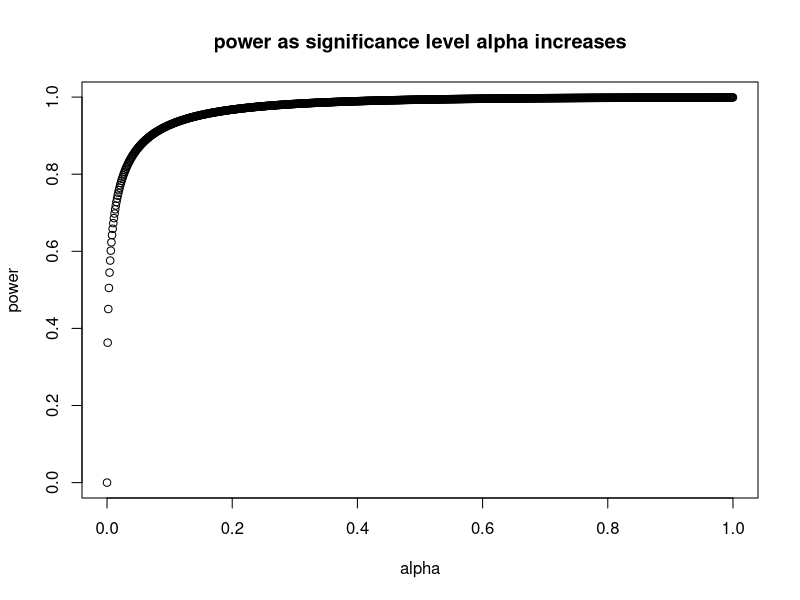
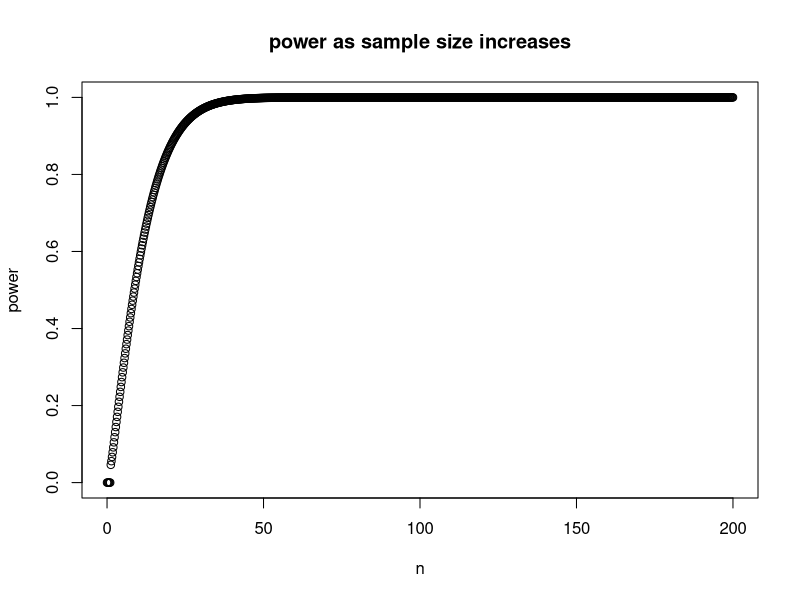
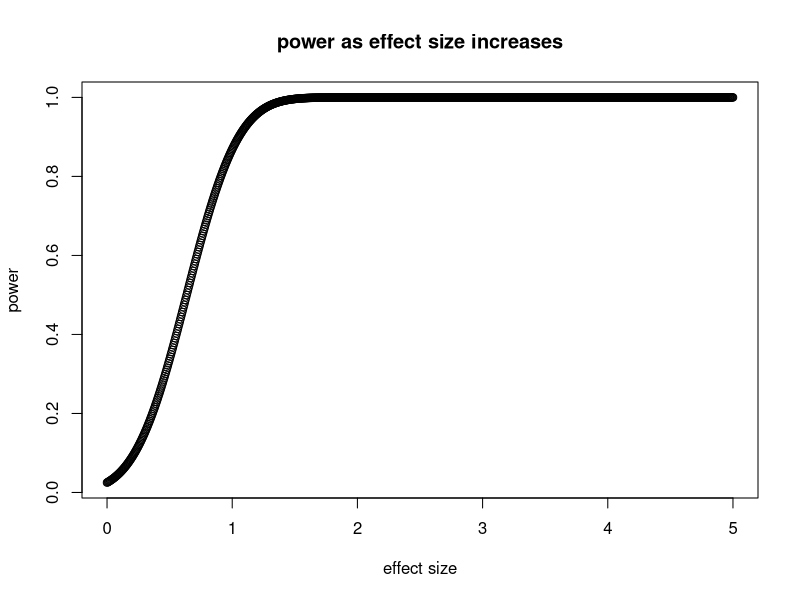
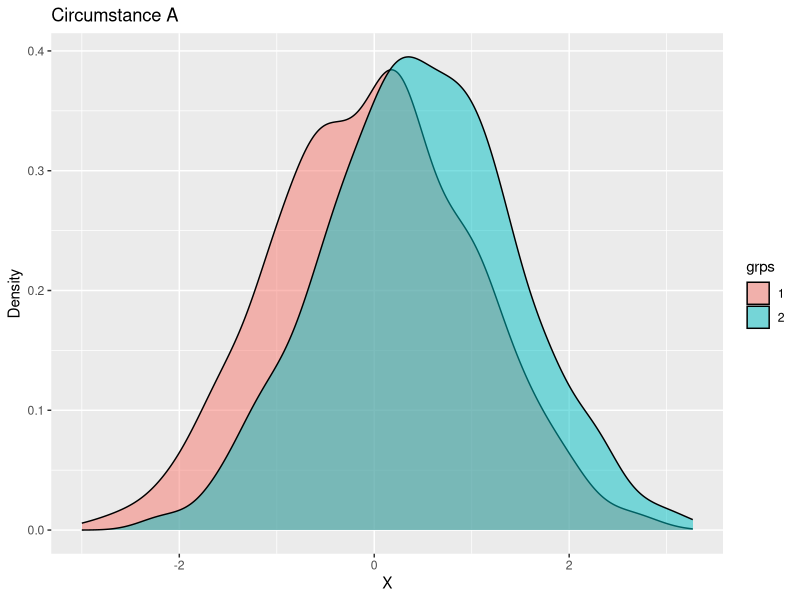
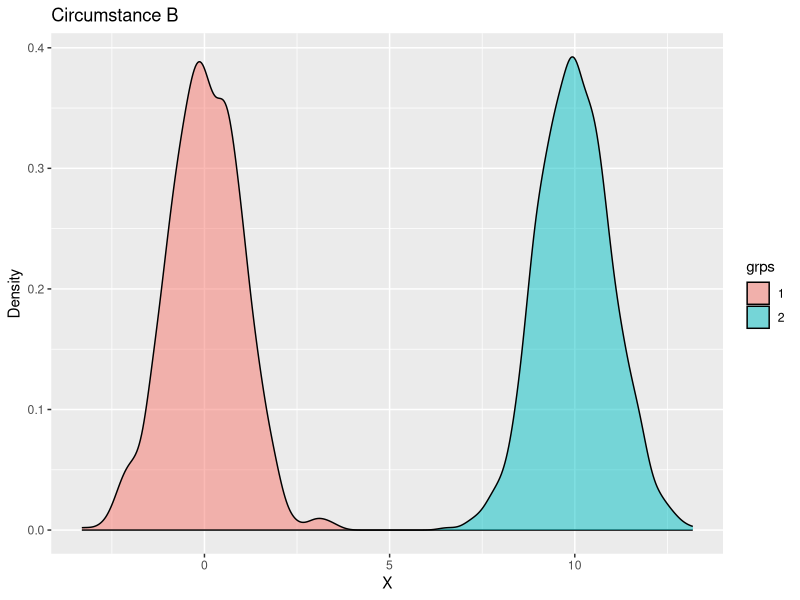

Write the R code that produced these figures, in order.
## ---- chunk 1
numdf <- data.frame(
  inp <- seq(0,1, length=1000)
)

diff <- 10
sd <- sqrt(100)
effect <- diff/sd

numdf$yy <- (power.t.test(n=20, d = effect, sig.level = numdf$inp, power = NULL, type = "two.sample"))$power

plot(numdf$inp, numdf$yy,ylab="power",xlab="alpha", main="power as significance level alpha increases", )
## ---- chunk 2
numdf <- data.frame(
  inp <- seq(0,200, length=1000)
)

diff <- 10
sd <- sqrt(100)
effect <- diff/sd

numdf$yy <- (power.t.test(n=numdf$inp, d = effect, sig.level = 0.05, power = NULL, type = "two.sample"))$power

plot(numdf$inp, numdf$yy,ylab="power",xlab="n", main="power as sample size increases", )
## ---- chunk 3
numdf <- data.frame(
  inp <- seq(0,5, length=1000)
)

diff <- 10
sd <- sqrt(100)
effect <- diff/sd

numdf$yy <- (power.t.test(n=20, d = numdf$inp, sig.level = 0.05, power = NULL, type = "two.sample"))$power

plot(numdf$inp, numdf$yy,ylab="power",xlab="effect size", main="power as effect size increases", )
## ---- chunk 4
library(ggplot2)
set.seed(20)
norm1 <- rnorm(1000, mean=0, sd=1)
norm2 <- rnorm(1000, mean=0.5, sd=1)
norm3 <- rnorm(1000, mean=0, sd=1)
norm4 <- rnorm(1000, mean=10, sd=1)

df<-data.frame(
  vals=c(norm1,norm2),
  grps=factor(rep(1:2, each=1000))
)

ggplot(df, aes(x=vals, fill=grps))+
  geom_density(alpha=0.5)+
  labs(title="Circumstance A", x="X", y="Density")

## ---- chunk 5
library(ggplot2)
set.seed(20)
norm1 <- rnorm(1000, mean=0, sd=1)
norm2 <- rnorm(1000, mean=0.5, sd=1)
norm3 <- rnorm(1000, mean=0, sd=1)
norm4 <- rnorm(1000, mean=10, sd=1)

df<-data.frame(
  vals=c(norm3,norm4),
  grps=factor(rep(1:2, each=1000))
)

ggplot(df, aes(x=vals, fill=grps))+
  geom_density(alpha=0.5)+
  labs(title="Circumstance B", x="X", y="Density")
